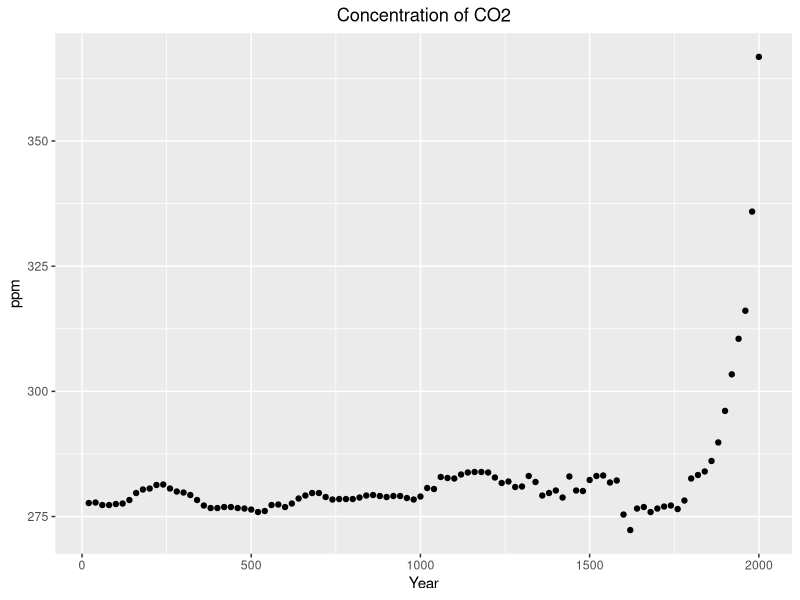
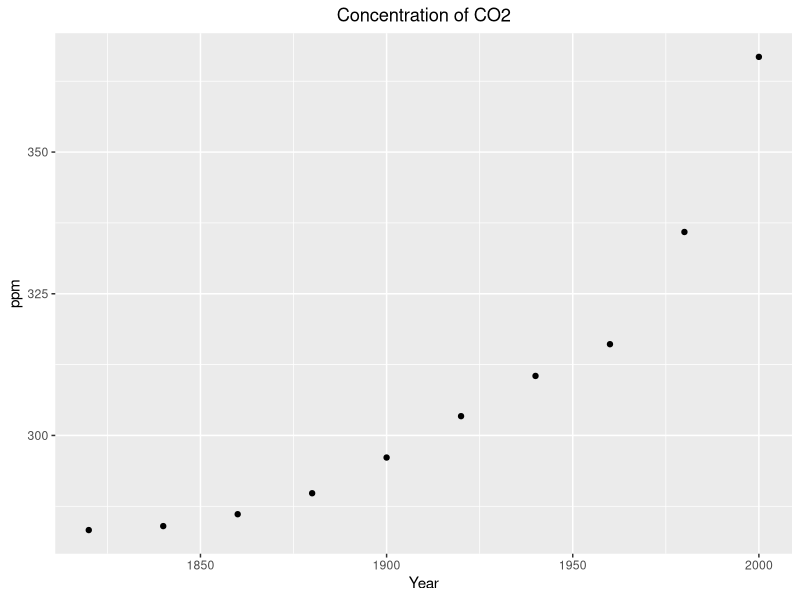

Reproduce these figures in R, in order.
## ---- chunk 1
knitr::opts_chunk$set(echo = TRUE)
## ---- chunk 2
summary(cars)
## ---- chunk 3
library("dslabs")
data("greenhouse_gases")
co2=greenhouse_gases[,1:3]
summary(greenhouse_gases$concentration)
## ---- chunk 4
library("dslabs")
library(dplyr)
library(ggplot2)
data("greenhouse_gases")
greenhouse_gases_co2 <- greenhouse_gases %>%
  filter(gas == "CO2")
ggplot(greenhouse_gases_co2, aes(x = year, y = concentration)) +
  geom_point() + ggtitle("Concentration of CO2") +
  xlab("Year") + ylab("ppm") + theme(
    plot.title = element_text(hjust = 0.5))
## ---- chunk 5
library("dslabs")
library(dplyr)
library(ggplot2)
data("greenhouse_gases")
greenhouse_gases_co2 <- greenhouse_gases %>%
  filter(gas == "CO2", year>1800)
ggplot(greenhouse_gases_co2, aes(x = year, y = concentration)) +
  geom_point() + ggtitle("Concentration of CO2") +
  xlab("Year") + ylab("ppm") + theme(
    plot.title = element_text(hjust = 0.5))
